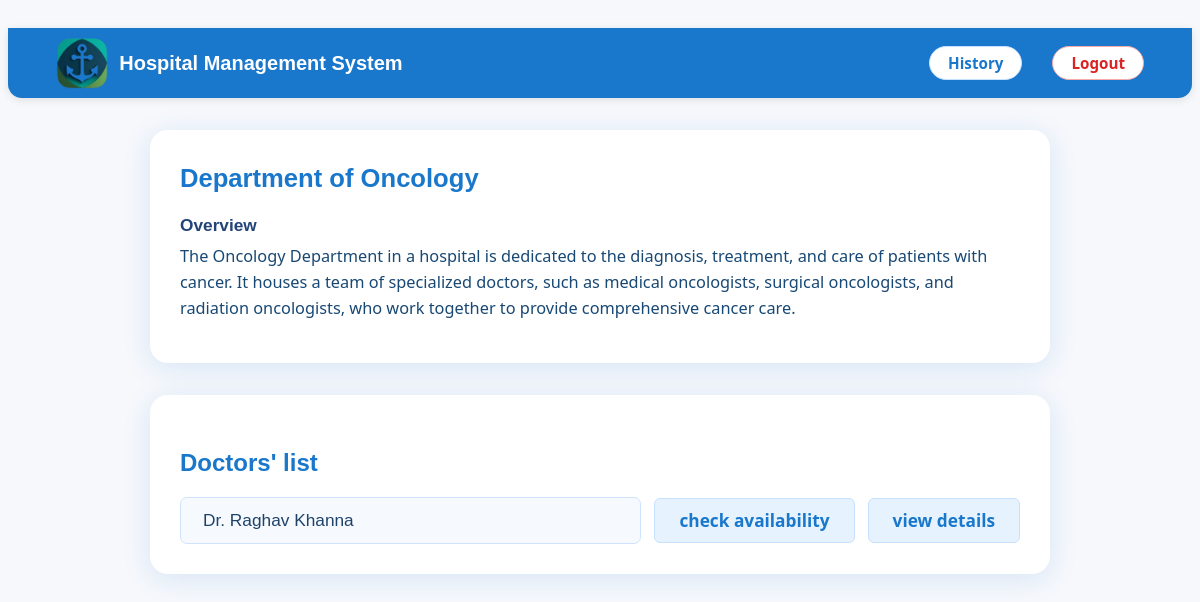
The app's page /department/1 (signed in) with its own data.
### application/models.py (models this page shows, shortened)
class Department(db.Model):
    id = db.Column(db.Integer, primary_key=True)
    name = db.Column(db.String(), unique=True, nullable=False)
    description = db.Column(db.String())
    doctors = db.relationship('Doctor', backref='department', lazy=True)

class Doctor(db.Model):
    id = db.Column(db.Integer, primary_key=True)
    username = db.Column(db.String(), unique=True, nullable=False)
    password = db.Column(db.String(), nullable=False)
    specialization = db.Column(db.Integer, db.ForeignKey('department.id'), nullable=False)
    experience=db.Column(db.Integer, nullable=False)
    type = db.Column(db.String(), nullable=False, default="doctor")
    full_name = db.Column(db.String(), nullable=False)
    bio = db.Column(db.String())
    doctor_qualifications = db.Column(db.String())
    doctor_role = db.Column(db.String())
    appointments = db.relationship('Appointment', backref='doctor',lazy=True)
    availability = db.relationship("Availability", backref="doctor", lazy=True)
    photo_filename = db.Column(db.String())
    is_active = db.Column(db.Boolean, nullable=False, default=True)

### application/controllers.py (the view)
@app.route("/department/<int:dept_id>")
def department_detail(dept_id):
    department = Department.query.get_or_404(dept_id)
    doctors = department.doctors
    return render_template(
        "view_details.html",
        department=department,
        doctors=doctors,
        back_url=url_for('patient', patient_id=session.get('user_id'))
    )

### templates/view_details.html (shortened to what this page needs)
<!DOCTYPE html>
<html lang="en">
<head>
  <link rel="stylesheet" href="{{ url_for('static', filename='styles.css') }}">
</head>
<body class="department-page">
  <header class="dept-navbar">
  <div class="nav-left">
    <img src="{{ url_for('static', filename='img/logo.png') }}" alt="Logo" class="nav-logo">
    <span class="site-title">Hospital Management System</span>
  </div>
  <div class="nav-right">
    <a class="nav-btn" href="{{ url_for('patient_history_from_dashboard')}}">History</a>
    <a href="{{ url_for('logout') }}" class="nav-btn nav-logout">Logout</a>
  </div>
</header>
  <div class="dept-main-container">
  <div class="dept-overview-box">
    <div class="dept-header">
      <h2>Department of {{department.name}}</h2>
    </div>
    <div class="dept-overview">
      <h3>Overview</h3>
      <p>
       {{department.description}}
      </p>
    </div>
  </div>
  <div class="doctor-list-box">
    <h2 style="color: #1977cc;">Doctors' list</h2>
     {%for doctor in doctors%}
    <div class="doctor-row">
      <input type="text" readonly value="Dr. {{doctor.full_name}}" class="doctor-input">
      <a href="{{ url_for('book_page', doctor_id=doctor.id) }}" class="doctor-btn avail-btn">check availability</a>
      <a href="{{ url_for('dr_detail_card', doctor_id=doctor.id, dept_id=department.id) }}" class="doctor-btn detail-btn">view details</a>
    </div>
    {%endfor%}
    </div>
  </div>
</body>
</html>

### static/styles.css (style rules this page uses)
:root { --default-font: "Roboto", system-ui, -apple-system, "Segoe UI", Roboto, "Helvetica Neue", Arial, "Noto Sans", "Liberation Sans", sans-serif, "Apple Color Emoji", "Segoe UI Emoji", "Segoe UI Symbol", "Noto Color Emoji"; --heading-font: "Poppins", sans-serif; --nav-font: "Raleway", sans-serif; }
:root { --background-color: #ffffff; --default-color: #444444; --heading-color: #2c4964; --accent-color: #1977cc; --surface-color: #ffffff; --contrast-color: #ffffff; }
:root { --nav-color: #2c4964; --nav-hover-color: #1977cc; --nav-mobile-background-color: #ffffff; --nav-dropdown-background-color: #ffffff; --nav-dropdown-color: #2c4964; --nav-dropdown-hover-color: #1977cc; }
:root { scroll-behavior: smooth; }
body { color: var(--default-color); background-color: var(--background-color); font-family: var(--default-font); }
a { color: var(--accent-color); text-decoration: none; transition: 0.3s; }
h1, h2, h3, h4, h5, h6 { color: var(--heading-color); font-family: var(--heading-font); }
.department-page { background: #f6f8fc; min-height: 100vh; font-family: 'Segoe UI', Arial, sans-serif; color: #155083; display: flex; flex-direction: column; }
.department-page .dept-main-container { display: flex; flex-direction: column; gap: 32px; max-width: 900px; margin: 32px auto 0 auto; flex: 1; align-items: stretch; }
.department-page .dept-header { display: flex; align-items: center; justify-content: space-between; margin-bottom: 12px; }
.department-page .dept-header h2 { font-family: 'Poppins', sans-serif; color: #1977cc; font-size: 1.6em; margin: 0; font-weight: 700; }
.department-page .dept-overview h3 { color: #234478; font-size: 1.08em; font-weight: 600; margin-top: 10px; margin-bottom: 7px; }
.department-page .dept-overview p { color: #184874; font-size: 1.02em; line-height: 1.6; margin-top: 6px; margin-bottom: 20px; }
.department-page .doctor-row { display: flex; align-items: center; gap: 11px; margin-bottom: 8px; }
.department-page .doctor-input { flex: 1 1 auto; padding: 12px 22px; border: 1.3px solid #cfe3fc; background: #f6faff; color: #1f4269; border-radius: 7px; font-size: 1.08em; font-weight: 500; }
.department-page .doctor-btn { font-weight: 600; font-size: 1.08em; border-radius: 6px; text-decoration: none; padding: 10px 24px; border: 1.5px solid #c7e2fe; background: #e6f2fd; color: #1977cc; transition: background 0.14s, color 0.14s; }
.department-page .doctor-btn.avail-btn { margin-left: 2px; }
.department-page .doctor-btn.detail-btn { margin-left: 2px; }
.department-page .dept-navbar { margin-top: 20px; height: 70px; background: #1977cc; box-shadow: 0 2px 8px rgba(0,0,0,0.1); display: flex; align-items: center; justify-content: space-between; padding: 0 48px; border-radius: 0 0 14px 14px }
.department-page .nav-left { display: flex; align-items: center; gap: 10px; }
.department-page .nav-logo { height: 52px; width: auto; }
.department-page .site-title { font-family: 'Poppins', sans-serif; font-size: 1.25em; font-weight: 700; color: #ffffff; }
.department-page .nav-right { display: flex; gap: 10x; }
.department-page .nav-btn { color: #1977cc; background: #ffffff; border: 1.5px solid #c7e2fe; border-radius: 18px; font-weight: 600; font-size: 0.95em; padding: 6px 18px; text-decoration: none; transition: background 0.16s, color 0.14s; }
.department-page .nav-btn.nav-logout { margin-left: 30px; color: #db2323; border-color: #f6aaaa; }
.department-page .dept-overview-box { background: #fff; border-radius: 18px; box-shadow: 0 5px 28px rgba(25,119,204,0.14); padding: 10px 30px 22px 20px flex: 1.3; display: flex; flex-direction: column; justify-content: flex-start; }
.department-page .doctor-list-box { background: #fff; border-radius: 18px; box-shadow: 0 5px 28px rgba(25,119,204,0.14); padding: 34px 30px 22px 30px; flex: 0 0 auto; min-height: auto; display: flex; flex-direction: column; }
.department-page .dept-overview-box, .department-page .doctor-list-box { background: #fff; border-radius: 18px; box-shadow: 0 5px 28px rgba(25,119,204,0.14); padding: 34px 30px 22px 30px; }

### records on screen
Department: name "Oncology", description "The Oncology Department in a hospital is dedicated to the diagnosis, treatment, and care of patients with cancer. It houses a team of specialized doctors, such as medical oncologists, surgical oncologists, and radiation oncologists, who work together to provide comprehensive cancer care."
Doctor: full_name "Dr. Raghav Khanna"
